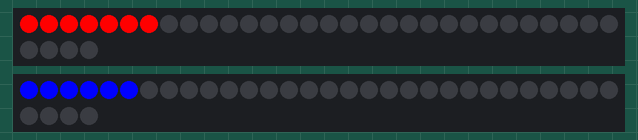
Recording of a sketch running on a simulated Arduino Uno, built with avr-gcc and run on an emulated ATmega328P. Parts: 2 × 34 RGB LEDs in strip order, left to right, continuing on the next row.

Above: at 3.15 s.
At 4.68 s:
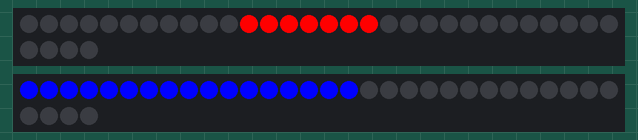
At 6.85 s:
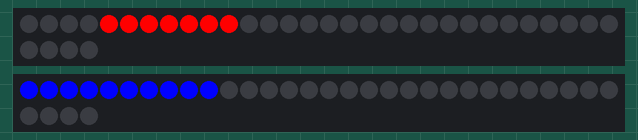
At 11.8 s:
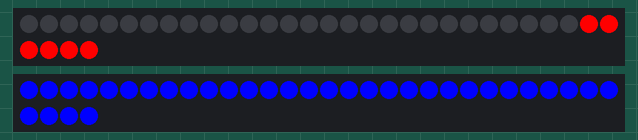
At 16.12 s:
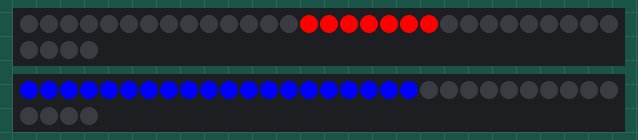
At 20.46 s:
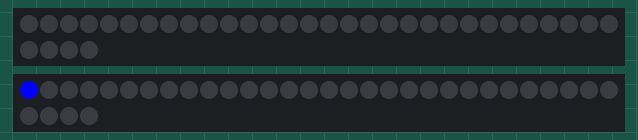

Measured:
- by itself, everything shown: repeats every 17.3 s, in 56 steps

The sketch:

LEDS2019.ino
```cpp
#include <FastLED.h>

#define LED_PIN     10
#define COLOR_ORDER GBR
#define CHIPSET     WS2811
#define NUM_LEDS    34

#define BRIGHTNESS  255
#define FRAMES_PER_SECOND 60

bool gReverseDirection = false;

CRGB leds[NUM_LEDS];
CRGB leds2[NUM_LEDS];
CRGB leds3[NUM_LEDS];
CRGB leds4[NUM_LEDS];
void setup() {
  delay(3000); // sanity delay

  FastLED.addLeds<CHIPSET, 7, COLOR_ORDER>(leds2, NUM_LEDS).setCorrection( TypicalLEDStrip ); //blue
  FastLED.addLeds<CHIPSET, 8 , COLOR_ORDER>(leds3, NUM_LEDS).setCorrection( TypicalLEDStrip ); //red

  FastLED.setBrightness( BRIGHTNESS );
}

void loop()
{
  // Add entropy to random number generator; we use a lot of it.
  // random16_add_entropy( random());


  blynk();
  FastLED.show(); // display this frame
  FastLED.delay(1000 / FRAMES_PER_SECOND);
}


void blynk() {
  #undef colour
  #define colour CRGB::Red
  #define colour1 CRGB::Blue
  int DELAY = 28 ;
  int numInSeq = 7;

  #define colourB CRGB::Black;
  for(int ex = (numInSeq - 1); ex < NUM_LEDS; ex++)
  {
    for(int x = 0; x < numInSeq; x++) {
        leds2[ex -x] = colour;

        leds3[ex -x -1] = colour1;

    }

    FastLED.show();
    delay(DELAY);
    // Now turn the LED off, then pause
    for(int x = 0; x < numInSeq; x++) {
        leds2[ex -x] = colourB;

        leds3[ex -x] = colourB;

    }
    FastLED.show();
  }
  for(int ex = NUM_LEDS; ex > (numInSeq - 1); ex--)
  {
    for(int x = 0; x < numInSeq; x++) {
        leds2[ex -x] = colour;

        leds3[ex -x -1] = colour1;

    }

    FastLED.show();
    delay(DELAY);
    // Now turn the LED off, then pause

    for(int x = 0; x < numInSeq; x++) {
        leds2[ex -x] = colourB;
        ;
        leds3[ex -x] = colourB;

    }
    FastLED.show();

  }
  delay(5);

}
```
